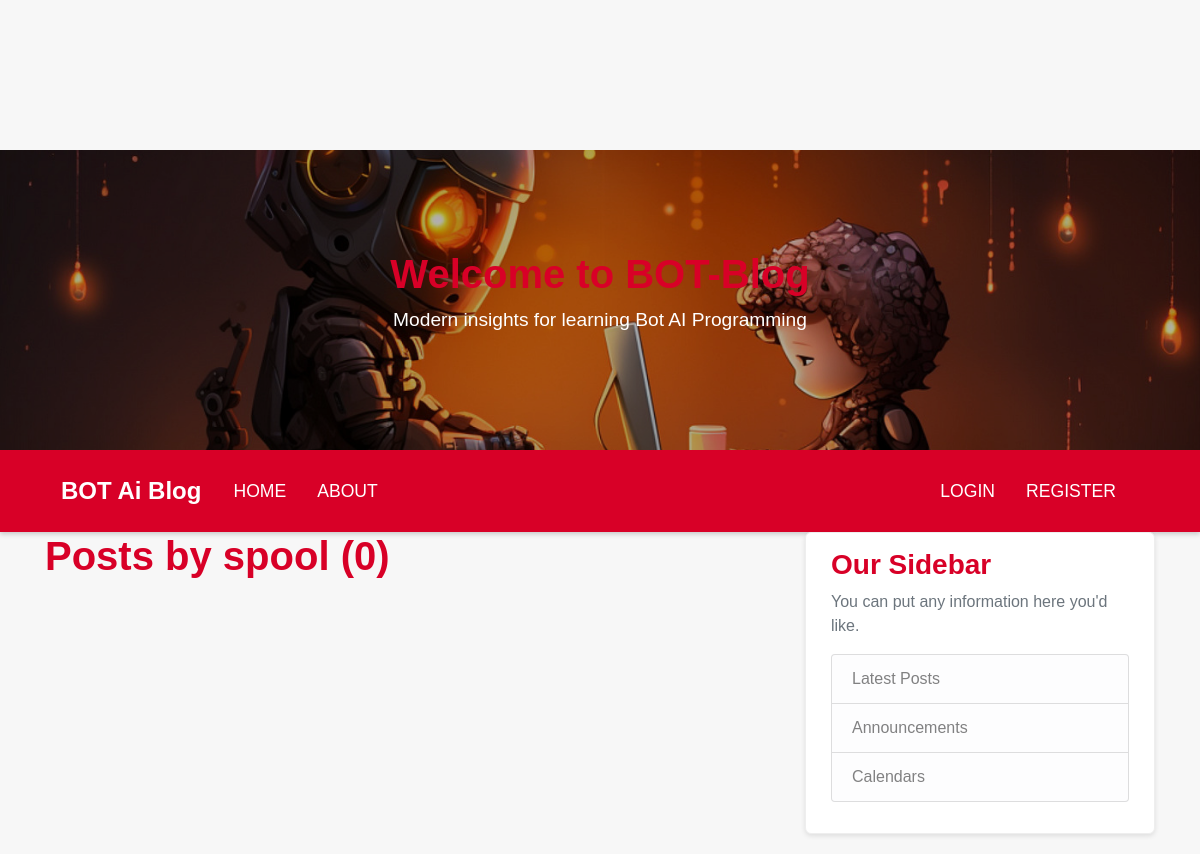
Page /user/spool on the earlier database version.
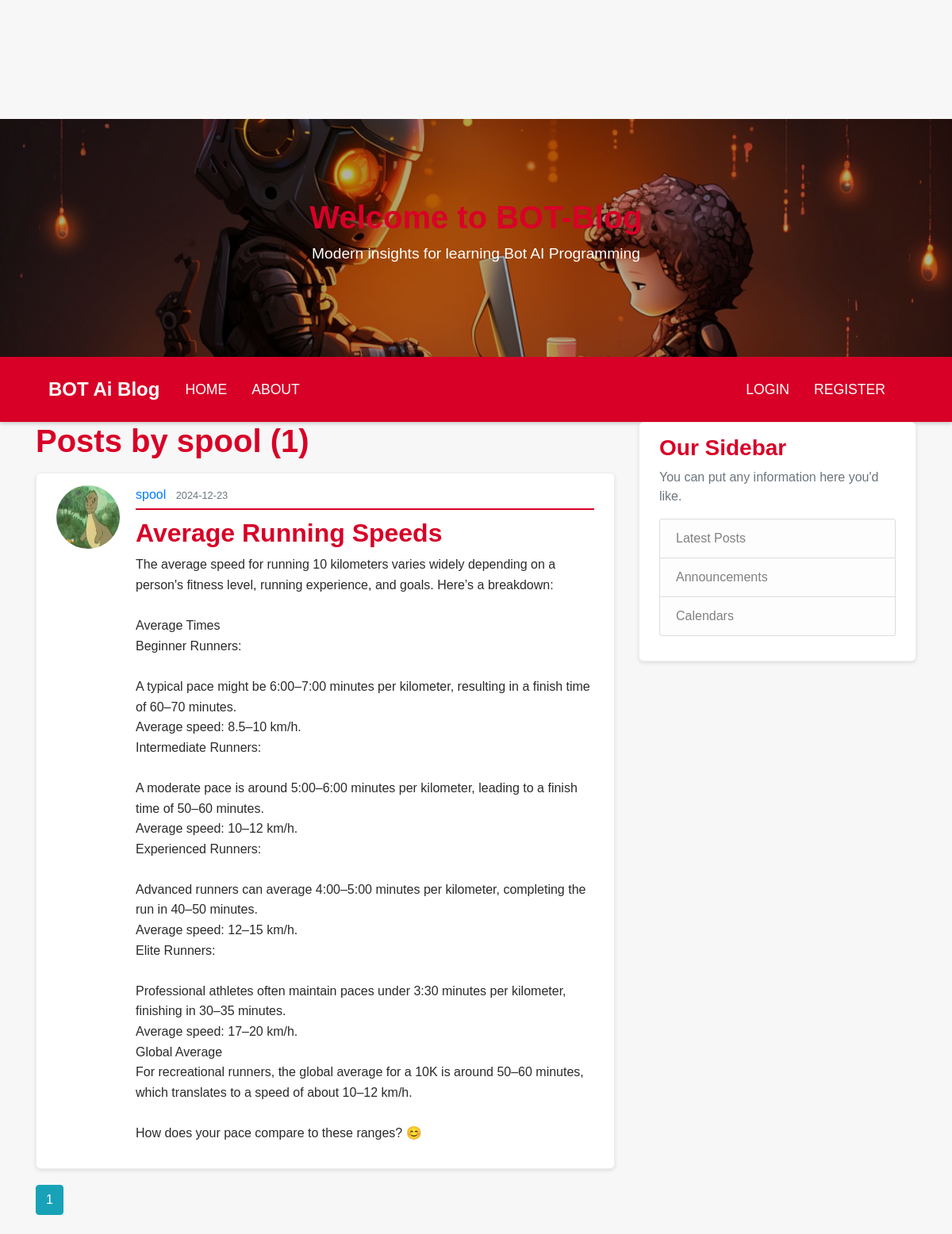
Same page on the later database version.
### flaskblog/models.py (models this page shows, shortened)
class Post(db.Model):
    id = db.Column(db.Integer, primary_key=True)
    title = db.Column(db.String(100), nullable=False)
    date_posted = db.Column(db.DateTime, nullable=False, default=datetime.utcnow)
    content = db.Column(db.Text, nullable=False)
    user_id = db.Column(db.Integer, db.ForeignKey('user.id'), nullable=False)

class User(db.Model, UserMixin):
    id = db.Column(db.Integer, primary_key=True)
    username = db.Column(db.String(20), unique=True, nullable=False)
    email = db.Column(db.String(120), unique=True, nullable=False)
    image_file = db.Column(db.String(20), nullable=False, default='brainsurgeon.jpg')
    password = db.Column(db.String(60), nullable=False)
    posts = db.relationship('Post', backref='author', lazy=True)

### flaskblog/users/routes.py (the view)
@users.route("/user/<string:username>" )
def user_posts(username):
    page  = request.args.get('page', 1, type=int)
    user = User.query.filter_by(username=username).first_or_404()
    posts = Post.query.filter_by(author=user)\
        .order_by(Post.date_posted.desc())\
        .paginate(page=page, per_page=3)
    return render_template('user_posts.html', posts=posts, user=user)

### flaskblog/templates/user_posts.html
<!DOCTYPE html>
{% extends "layout.html" %}
{% block content%}
    <h1 class="mb-3">Posts by {{ user.username }} ({{ posts.total }})</h1>
{% for post in posts.items %}
<article class="media content-section">
	<img class="rounded-circle article-img"
		src="{{ url_for('static', filename='profile_pics/' +post.author.image_file) }}">
	<div class="media-body">
		<div class="article-metadata">
			<a class="mr-2" href="{{ url_for('users.user_posts', username=post.author.username) }}">{{ post.author.username }}</a>
			<small class="text-muted">{{ post.date_posted.strftime('%Y-%m-%d') }}</small>
		</div>
		<h2><a class="article-title" href="{{ url_for('posts.post', post_id=post.id) }}">{{ post.title }}</a></h2>
		<p class="article-content">{{ post.content }}</p>
	</div>
</article>
{% endfor %}
	{% for page_num in posts.iter_pages(left_edge=1, right_edge=1, left_current=1, right_current=2) %}
		{% if page_num %}
			{% if posts.page == page_num %}
				<a class="btn btn-info mb-4" href="{{ url_for('users.user_posts', username=user.username,  page=page_num) }}">{{ page_num }}</a>
			{% else %}
				<a class="btn btn-outline-info mb-4" href="{{ url_for('users.user_posts', username=user.username,  page=page_num) }}">{{ page_num }}</a>
			{% endif %}
		{% else %}
			...
		{% endif %}
	{% endfor %}
{% endblock content %}

Differences in the rows shown:
added Post: image_file (picture), author.username "spool", date_posted "2024-12-23", title "Average Running Speeds", content "The average speed for running 10 kilometers varies widely depending on a person's fitness level, running experience, and goals. Here’s a breakdown: Average Times Beginner Runners: A typical pace might be 6:00–7:00 minutes per kilometer, resulting in a finish time of 60–70 minutes. Average speed: 8.5–10 km/h. Intermediate Runners: A moderate pace is around 5:00–6:00 minutes per kilometer, leading to a finish time of 50–60 minutes. Average speed: 10–12 km/h. Experienced Runners: Advanced runners can average 4:00–5:00 minutes per kilometer, completing the run in 40–50 minutes. Average speed: 12–15 km/h. Elite Runners: Professional athletes often maintain paces under 3:30 minutes per kilometer,…"
Other differences:
{{ posts.total }}: "0" → "1"
new list line: "1"
